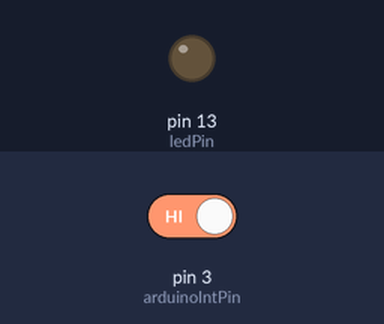
The sketch below on a simulated Arduino Uno, built with avr-gcc and run on an emulated ATmega328P. On the bench: output pins drawn as LEDs (lit = HIGH). Dashed ring = blinking. The test bench sets the inputs (shaded band); at power-on: pin 3 (arduinoIntPin) HIGH. What the sketch prints to the serial monitor is not drawn. At 2.1 s the program stops and its outputs stay as they are.

Above: at 1.2 s.
1.3 s: pin 3 (arduinoIntPin) driven LOW
At 1.45 s:
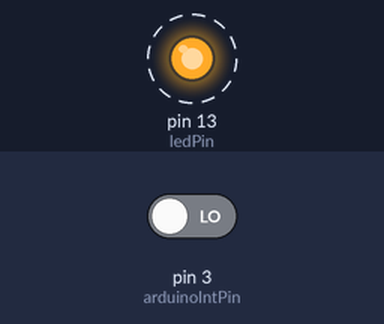
Timing chart, 0 to 3.6 s (numbered marks = the images above; inputs shaded):
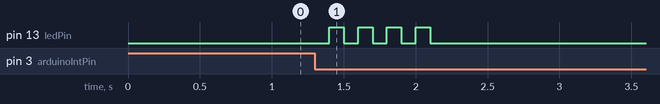

Measured:
- after the input at 1.3 s, pin 13 (ledPin): alternates HIGH for 0.10 s and LOW for 0.10 s, 8 changes in all, then stays LOW, starting after 0.10 s

The sketch:

interrupt.ino
```cpp
// Install the LowPower library for optional sleeping support.
// See loop() function comments for details on usage.
//#include <LowPower.h>

#include <Wire.h>
#include <Adafruit_MCP23017.h>

Adafruit_MCP23017 mcp;

byte ledPin=13;

// Interrupts from the MCP will be handled by this PIN
byte arduinoIntPin=3;

// ... and this interrupt vector
byte arduinoInterrupt=1;

volatile boolean awakenByInterrupt = false;

// Two pins at the MCP (Ports A/B where some buttons have been setup.)
// Buttons connect the pin to grond, and pins are pulled up.
byte mcpPinA=7;
byte mcpPinB=15;

void setup(){

  Serial.begin(9600);
  Serial.println("MCP23007 Interrupt Test");

  pinMode(arduinoIntPin,INPUT);

  mcp.begin();      // use default address 0

  // We mirror INTA and INTB, so that only one line is required between MCP and Arduino for int reporting
  // The INTA/B will not be Floating
  // INTs will be signaled with a LOW
  mcp.setupInterrupts(true,false,LOW);

  // configuration for a button on port A
  // interrupt will triger when the pin is taken to ground by a pushbutton
  mcp.pinMode(mcpPinA, INPUT);
  mcp.pullUp(mcpPinA, HIGH);  // turn on a 100K pullup internally
  mcp.setupInterruptPin(mcpPinA,FALLING);

  // similar, but on port B.
  mcp.pinMode(mcpPinB, INPUT);
  mcp.pullUp(mcpPinB, HIGH);  // turn on a 100K pullup internall
  mcp.setupInterruptPin(mcpPinB,FALLING);

  // We will setup a pin for flashing from the int routine
  pinMode(ledPin, OUTPUT);  // use the p13 LED as debugging

}

// The int handler will just signal that the int has happen
// we will do the work from the main loop.
void intCallBack(){
  awakenByInterrupt=true;
}

void handleInterrupt(){

  // Get more information from the MCP from the INT
  uint8_t pin=mcp.getLastInterruptPin();
  uint8_t val=mcp.getLastInterruptPinValue();

  // We will flash the led 1 or 2 times depending on the PIN that triggered the Interrupt
  // 3 and 4 flases are supposed to be impossible conditions... just for debugging.
  uint8_t flashes=4;
  if(pin==mcpPinA) flashes=1;
  if(pin==mcpPinB) flashes=2;
  if(val!=LOW) flashes=3;

  // simulate some output associated to this
  for(int i=0;i<flashes;i++){
    delay(100);
    digitalWrite(ledPin,HIGH);
    delay(100);
    digitalWrite(ledPin,LOW);
  }

  // we have to wait for the interrupt condition to finish
  // otherwise we might go to sleep with an ongoing condition and never wake up again.
  // as, an action is required to clear the INT flag, and allow it to trigger again.
  // see datasheet for datails.
  while( ! (mcp.digitalRead(mcpPinB) && mcp.digitalRead(mcpPinA) ));
  // and clean queued INT signal
  cleanInterrupts();
}

// handy for interrupts triggered by buttons
// normally signal a few due to bouncing issues
void cleanInterrupts(){
  EIFR=0x01;
  awakenByInterrupt=false;
}

/**
 * main routine: sleep the arduino, and wake up on Interrups.
 * the LowPower library, or similar is required for sleeping, but sleep is simulated here.
 * It is actually posible to get the MCP to draw only 1uA while in standby as the datasheet claims,
 * however there is no stadndby mode. Its all down to seting up each pin in a way that current does not flow.
 * and you can wait for interrupts while waiting.
 */
void loop(){

  // enable interrupts before going to sleep/wait
  // And we setup a callback for the arduino INT handler.
  attachInterrupt(arduinoInterrupt,intCallBack,FALLING);

  // Simulate a deep sleep
  while(!awakenByInterrupt);
  // Or sleep the arduino, this lib is great, if you have it.
  //LowPower.powerDown(SLEEP_1S, ADC_OFF, BOD_OFF);

  // disable interrupts while handling them.
  detachInterrupt(arduinoInterrupt);

  if(awakenByInterrupt) handleInterrupt();
}
```
